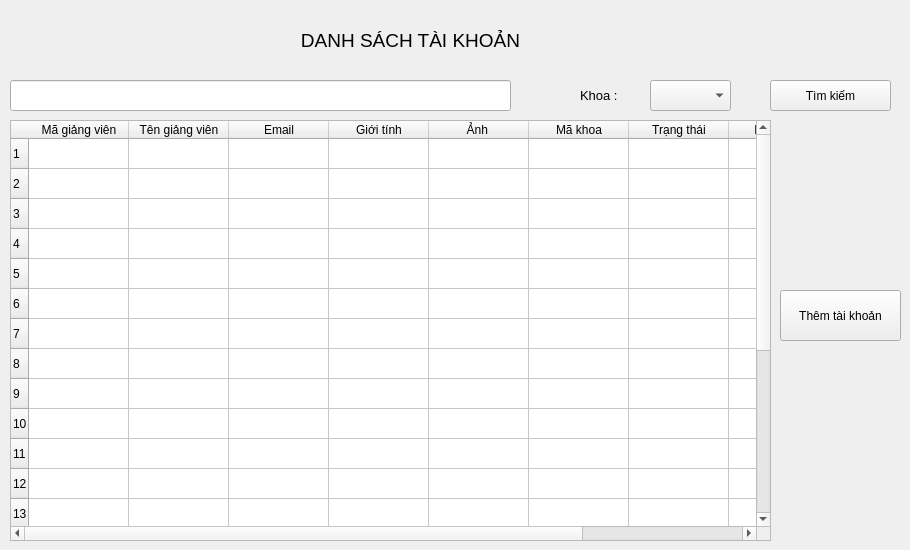
      <widget class="QWidget" name="dstkconpage">
       <widget class="QLabel" name="label_15">
        <property name="geometry">
         <rect>
          <x>270</x>
          <y>10</y>
          <width>281</width>
          <height>61</height>
         </rect>
        </property>
        <property name="font">
         <font>
          <pointsize>14</pointsize>
         </font>
        </property>
        <property name="text">
         <string>DANH SÁCH TÀI KHOẢN</string>
        </property>
        <property name="alignment">
         <set>Qt::AlignCenter</set>
        </property>
       </widget>
       <widget class="QLineEdit" name="tkiemtext">
        <property name="geometry">
         <rect>
          <x>10</x>
          <y>80</y>
          <width>501</width>
          <height>31</height>
         </rect>
        </property>
       </widget>
       <widget class="QLabel" name="label_16">
        <property name="geometry">
         <rect>
          <x>580</x>
          <y>80</y>
          <width>51</width>
          <height>31</height>
         </rect>
        </property>
        <property name="font">
         <font>
          <pointsize>10</pointsize>
         </font>
        </property>
        <property name="text">
         <string>Khoa :</string>
        </property>
       </widget>
       <widget class="QComboBox" name="tkiemkhoacbbox">
        <property name="geometry">
         <rect>
          <x>650</x>
          <y>80</y>
          <width>81</width>
          <height>31</height>
         </rect>
        </property>
       </widget>
       <widget class="QPushButton" name="pushButton">
        <property name="geometry">
         <rect>
          <x>770</x>
          <y>80</y>
          <width>121</width>
          <height>31</height>
         </rect>
        </property>
        <property name="text">
         <string>Tìm kiếm</string>
        </property>
       </widget>
       <widget class="QTableWidget" name="dstktable">
        <property name="geometry">
         <rect>
          <x>10</x>
          <y>120</y>
          <width>761</width>
          <height>421</height>
         </rect>
        </property>
        <property name="rowCount">
         <number>21</number>
        </property>
        <property name="columnCount">
         <number>9</number>
        </property>
        <row>
         <property name="text">
          <string>1</string>
         </property>
        </row>
        <row/>
        <row/>
        <row/>
        <row/>
        <row/>
        <row/>
        <row/>
        <row/>
        <row/>
        <row/>
        <row/>
        <row/>
        <row/>
        <row/>
        <row/>
        <row/>
        <row/>
        <row/>
        <row/>
        <row/>
        <column>
         <property name="text">
          <string>Mã giảng viên</string>
         </property>
        </column>
        <column>
         <property name="text">
          <string>Tên giảng viên</string>
         </property>
        </column>
        <column>
         <property name="text">
          <string>Email</string>
         </property>
        </column>
        <column>
         <property name="text">
          <string>Giới tính</string>
         </property>
        </column>
        <column>
         <property name="text">
          <string>Ảnh </string>
         </property>
        </column>
        <column>
         <property name="text">
          <string>Mã khoa</string>
         </property>
        </column>
        <column>
         <property name="text">
          <string>Trạng thái</string>
         </property>
        </column>
        <column>
         <property name="text">
          <string>Mật khẩu</string>
         </property>
        </column>
        <column>
         <property name="text">
          <string>Quyền</string>
         </property>
        </column>
       </widget>
       <widget class="QPushButton" name="themtkbtn">
        <property name="geometry">
         <rect>
          <x>780</x>
          <y>290</y>
          <width>121</width>
          <height>51</height>
         </rect>
        </property>
        <property name="text">
         <string>Thêm tài khoản</string>
        </property>
       </widget>
      </widget>
